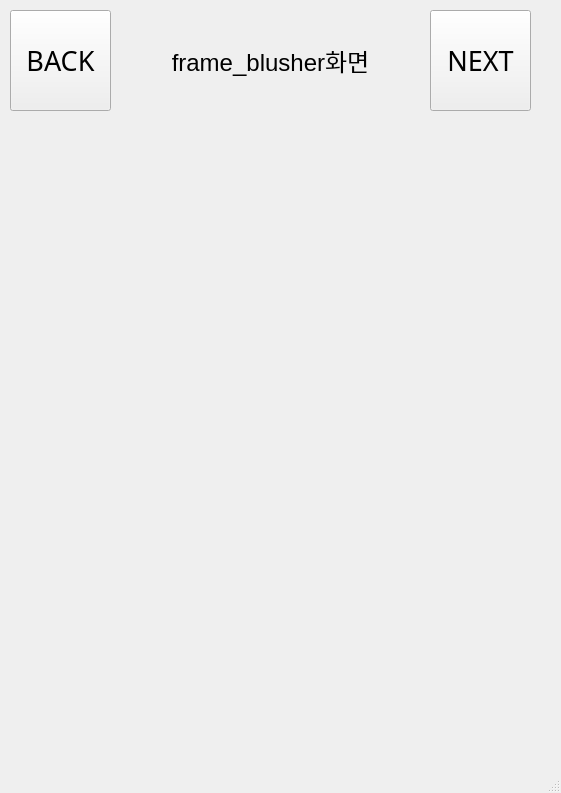
<?xml version="1.0" encoding="UTF-8"?>
<ui version="4.0">
 <class>MainWindow</class>
 <widget class="QMainWindow" name="MainWindow">
  <property name="geometry">
   <rect>
    <x>0</x>
    <y>0</y>
    <width>561</width>
    <height>793</height>
   </rect>
  </property>
  <property name="windowTitle">
   <string>MainWindow</string>
  </property>
  <widget class="QWidget" name="centralwidget">
   <widget class="QPushButton" name="pushButton">
    <property name="geometry">
     <rect>
      <x>430</x>
      <y>10</y>
      <width>101</width>
      <height>101</height>
     </rect>
    </property>
    <property name="font">
     <font>
      <family>AlternateGothic2 BT</family>
      <pointsize>20</pointsize>
     </font>
    </property>
    <property name="text">
     <string>NEXT</string>
    </property>
   </widget>
   <widget class="QPushButton" name="pushButton_2">
    <property name="geometry">
     <rect>
      <x>10</x>
      <y>10</y>
      <width>101</width>
      <height>101</height>
     </rect>
    </property>
    <property name="font">
     <font>
      <family>AlternateGothic2 BT</family>
      <pointsize>20</pointsize>
     </font>
    </property>
    <property name="text">
     <string>BACK</string>
    </property>
   </widget>
   <widget class="QLabel" name="label">
    <property name="geometry">
     <rect>
      <x>115</x>
      <y>30</y>
      <width>311</width>
      <height>61</height>
     </rect>
    </property>
    <property name="text">
     <string>&lt;html&gt;&lt;head/&gt;&lt;body&gt;&lt;p align=&quot;center&quot;&gt;&lt;span style=&quot; font-size:18pt;&quot;&gt;frame_blusher화면&lt;/span&gt;&lt;/p&gt;&lt;/body&gt;&lt;/html&gt;</string>
    </property>
   </widget>
  </widget>
  <widget class="QMenuBar" name="menubar">
   <property name="geometry">
    <rect>
     <x>0</x>
     <y>0</y>
     <width>561</width>
     <height>26</height>
    </rect>
   </property>
  </widget>
  <widget class="QStatusBar" name="statusbar"/>
 </widget>
 <resources/>
 <connections/>
</ui>
